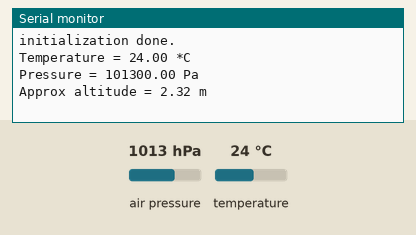
Simulated run of this sketch. Board: Arduino Uno, built with avr-gcc and run on an emulated ATmega328P. Parts: the last lines printed to the serial monitor. The inputs (shaded band) are chosen by the test bench; at power-on: air pressure 1013 hPa, temperature 24 °C. Storage starts empty.

Above: at 1.2 s.
1.3 s: air pressure set to 952 hPa
At 3.1 s:
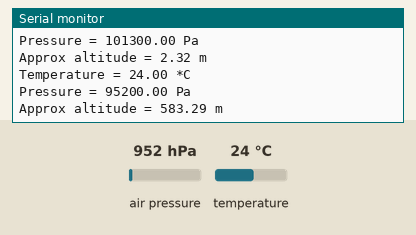
3.4 s: temperature set to 12 °C
At 4.8 s:
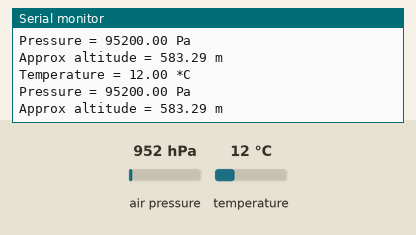
5.5 s: air pressure set to 975 hPa
At 7.3 s:
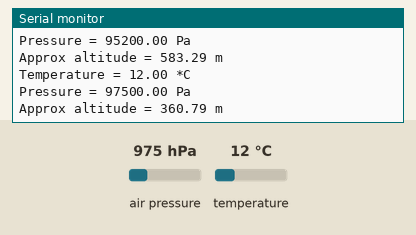
Timing chart, 0 to 8.8 s (numbered marks = the images above; inputs shaded):
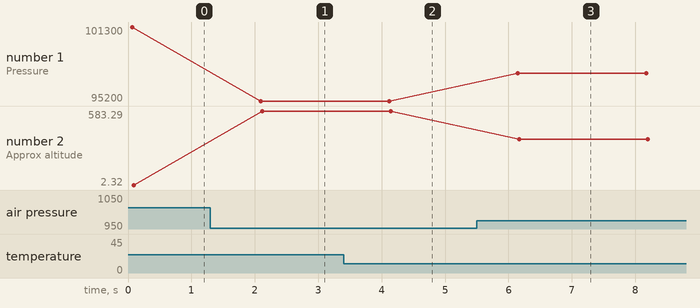

Measured:
- after the input at 1.3 s, the serial monitor: prints a new line after 0.79 s (image 1)
- after the input at 3.4 s, the serial monitor: prints a new line after 0.69 s (image 2)
- after the input at 5.5 s, the serial monitor: prints a new line after 0.65 s (image 3)
- plotted number 1: 101300 → 95200 after the input at 1.3 s, 95200 → 97500 after the input at 5.5 s
- plotted number 2: 2.32 → 583.29 after the input at 1.3 s, 583.29 → 360.79 after the input at 5.5 s

The sketch:

BMP280_on_SD_Card.ino
```cpp
#include <Wire.h>
#include "SparkFunBME280.h"
BME280 mySensorA;

#include <SD.h>
File myFile;


void setup() {
   Serial.begin(9600);

   Wire.begin();
   mySensorA.setI2CAddress(0x76);

   if(mySensorA.beginI2C() == false) Serial.println("Sensor A connect failed");
   while(!Serial){
   pinMode(10,OUTPUT); }

   if (!SD.begin(4)) {
    Serial.println("initialization failed!");
    while (1);
  }
  Serial.println("initialization done.");

  //READING FROM FILE
  /*
   myFile = SD.open("BME280.TXT", FILE_READ);
   if(myFile)
   {
   Serial.println("Reading from BME280.TXT");
    while(myFile.available()){
        Serial.write(myFile.read());
      }
      myFile.close();
   }
  */
}

void loop() {
 myFile = SD.open("BME280.txt", FILE_WRITE);
  if(myFile)
  {
    myFile.print("Temperature= ");
    myFile.print(mySensorA.readTempC());
    myFile.println("*C");
    Serial.print("Temperature = ");
    Serial.print(mySensorA.readTempC());
    Serial.println(" *C");

    myFile.print("Pressure= ");
    myFile.print(mySensorA.readFloatPressure());
    myFile.println(" Pa");
    Serial.print("Pressure = ");
    Serial.print(mySensorA.readFloatPressure());
    Serial.println(" Pa");

    myFile.print("Approx altitude= ");
    myFile.print(mySensorA.readFloatAltitudeFeet()*0.34);
    myFile.println(" m");
    Serial.print("Approx altitude = ");
    Serial.print(mySensorA.readFloatAltitudeFeet()*0.34); // this should be adjusted to your local forcase
    Serial.println(" m");

    myFile.println();
    Serial.println();
    delay(2000);

    myFile.close();
    }
}
```
